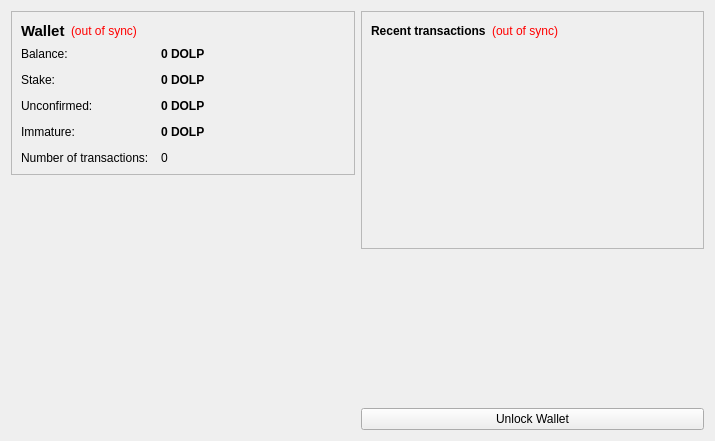
<?xml version="1.0" encoding="UTF-8"?>
<ui version="4.0">
 <class>OverviewPage</class>
 <widget class="QWidget" name="OverviewPage">
  <property name="geometry">
   <rect>
    <x>0</x>
    <y>0</y>
    <width>715</width>
    <height>441</height>
   </rect>
  </property>
  <property name="windowTitle">
   <string>Form</string>
  </property>
  <layout class="QHBoxLayout" name="horizontalLayout" stretch="1,1">
   <item>
    <layout class="QVBoxLayout" name="verticalLayout_2">
     <item>
      <widget class="QFrame" name="frame">
       <property name="frameShape">
        <enum>QFrame::StyledPanel</enum>
       </property>
       <property name="frameShadow">
        <enum>QFrame::Raised</enum>
       </property>
       <layout class="QVBoxLayout" name="verticalLayout_4">
        <item>
         <layout class="QHBoxLayout" name="horizontalLayout_4">
          <item>
           <widget class="QLabel" name="label_5">
            <property name="font">
             <font>
              <pointsize>11</pointsize>
              <weight>75</weight>
              <bold>true</bold>
             </font>
            </property>
            <property name="text">
             <string>Wallet</string>
            </property>
           </widget>
          </item>
          <item>
           <widget class="QLabel" name="labelWalletStatus">
            <property name="toolTip">
             <string>The displayed information may be out of date. Your wallet automatically synchronizes with the DolphinCoin network after a connection is established, but this process has not completed yet.</string>
            </property>
            <property name="styleSheet">
             <string notr="true">QLabel { color: red; }</string>
            </property>
            <property name="text">
             <string notr="true">(out of sync)</string>
            </property>
            <property name="alignment">
             <set>Qt::AlignLeading|Qt::AlignLeft|Qt::AlignVCenter</set>
            </property>
           </widget>
          </item>
          <item>
           <spacer name="horizontalSpacer_2">
            <property name="orientation">
             <enum>Qt::Horizontal</enum>
            </property>
            <property name="sizeHint" stdset="0">
             <size>
              <width>40</width>
              <height>20</height>
             </size>
            </property>
           </spacer>
          </item>
         </layout>
        </item>
        <item>
         <layout class="QFormLayout" name="formLayout_2">
          <property name="fieldGrowthPolicy">
           <enum>QFormLayout::AllNonFixedFieldsGrow</enum>
          </property>
          <property name="horizontalSpacing">
           <number>12</number>
          </property>
          <property name="verticalSpacing">
           <number>12</number>
          </property>
          <item row="0" column="0">
           <widget class="QLabel" name="label">
            <property name="text">
             <string>Balance:</string>
            </property>
           </widget>
          </item>
          <item row="0" column="1">
           <widget class="QLabel" name="labelBalance">
            <property name="font">
             <font>
              <weight>75</weight>
              <bold>true</bold>
             </font>
            </property>
            <property name="cursor">
             <cursorShape>IBeamCursor</cursorShape>
            </property>
            <property name="toolTip">
             <string>Your current balance</string>
            </property>
            <property name="text">
             <string notr="true">0 DOLP</string>
            </property>
            <property name="textInteractionFlags">
             <set>Qt::LinksAccessibleByMouse|Qt::TextSelectableByKeyboard|Qt::TextSelectableByMouse</set>
            </property>
           </widget>
          </item>
          <item row="1" column="0">
           <widget class="QLabel" name="label_6">
            <property name="text">
             <string>Stake:</string>
            </property>
           </widget>
          </item>
          <item row="1" column="1">
           <widget class="QLabel" name="labelStake">
            <property name="font">
             <font>
              <weight>75</weight>
              <bold>true</bold>
             </font>
            </property>
            <property name="cursor">
             <cursorShape>IBeamCursor</cursorShape>
            </property>
            <property name="toolTip">
             <string>Total of coins that was staked, and do not yet count toward the current balance</string>
            </property>
            <property name="text">
             <string notr="true">0 DOLP</string>
            </property>
            <property name="textInteractionFlags">
             <set>Qt::LinksAccessibleByMouse|Qt::TextSelectableByKeyboard|Qt::TextSelectableByMouse</set>
            </property>
           </widget>
          </item>
          <item row="2" column="0">
           <widget class="QLabel" name="label_3">
            <property name="text">
             <string>Unconfirmed:</string>
            </property>
           </widget>
          </item>
          <item row="2" column="1">
           <widget class="QLabel" name="labelUnconfirmed">
            <property name="font">
             <font>
              <weight>75</weight>
              <bold>true</bold>
             </font>
            </property>
            <property name="cursor">
             <cursorShape>IBeamCursor</cursorShape>
            </property>
            <property name="toolTip">
             <string>Total of transactions that have yet to be confirmed, and do not yet count toward the current balance</string>
            </property>
            <property name="text">
             <string notr="true">0 DOLP</string>
            </property>
            <property name="textInteractionFlags">
             <set>Qt::LinksAccessibleByMouse|Qt::TextSelectableByKeyboard|Qt::TextSelectableByMouse</set>
            </property>
           </widget>
          </item>
          <item row="3" column="0">
           <widget class="QLabel" name="labelImmatureText">
            <property name="text">
             <string>Immature:</string>
            </property>
           </widget>
          </item>
          <item row="3" column="1">
           <widget class="QLabel" name="labelImmature">
            <property name="font">
             <font>
              <weight>75</weight>
              <bold>true</bold>
             </font>
            </property>
            <property name="toolTip">
             <string>Mined balance that has not yet matured</string>
            </property>
            <property name="text">
             <string notr="true">0 DOLP</string>
            </property>
            <property name="textInteractionFlags">
             <set>Qt::LinksAccessibleByMouse|Qt::TextSelectableByKeyboard|Qt::TextSelectableByMouse</set>
            </property>
           </widget>
          </item>
          <item row="4" column="0">
           <widget class="QLabel" name="label_2">
            <property name="text">
             <string>Number of transactions:</string>
            </property>
           </widget>
          </item>
          <item row="4" column="1">
           <widget class="QLabel" name="labelNumTransactions">
            <property name="toolTip">
             <string>Total number of transactions in wallet</string>
            </property>
            <property name="text">
             <string notr="true">0</string>
            </property>
           </widget>
          </item>
         </layout>
        </item>
       </layout>
      </widget>
     </item>
     <item>
      <spacer name="verticalSpacer">
       <property name="orientation">
        <enum>Qt::Vertical</enum>
       </property>
       <property name="sizeHint" stdset="0">
        <size>
         <width>20</width>
         <height>40</height>
        </size>
       </property>
      </spacer>
     </item>
     <item>
      <widget class="QLabel" name="label_6">
       <property name="text">
        <string/>
       </property>
       <property name="pixmap">
        <pixmap resource="../bitcoin.qrc">:/images/backg</pixmap>
       </property>
       <property name="scaledContents">
        <bool>false</bool>
       </property>
       <property name="alignment">
        <set>Qt::AlignCenter</set>
       </property>
       <property name="margin">
        <number>-2</number>
       </property>
      </widget>
     </item>
    </layout>
   </item>
   <item>
    <layout class="QVBoxLayout" name="verticalLayout_3">
     <item>
      <widget class="QFrame" name="frame_2">
       <property name="frameShape">
        <enum>QFrame::StyledPanel</enum>
       </property>
       <property name="frameShadow">
        <enum>QFrame::Raised</enum>
       </property>
       <layout class="QVBoxLayout" name="verticalLayout">
        <item>
         <layout class="QHBoxLayout" name="horizontalLayout_2">
          <item>
           <widget class="QLabel" name="label_4">
            <property name="text">
             <string>&lt;b&gt;Recent transactions&lt;/b&gt;</string>
            </property>
           </widget>
          </item>
          <item>
           <widget class="QLabel" name="labelTransactionsStatus">
            <property name="toolTip">
             <string>The displayed information may be out of date. Your wallet automatically synchronizes with the DolphinCoin network after a connection is established, but this process has not completed yet.</string>
            </property>
            <property name="styleSheet">
             <string notr="true">QLabel { color: red; }</string>
            </property>
            <property name="text">
             <string notr="true">(out of sync)</string>
            </property>
            <property name="alignment">
             <set>Qt::AlignRight|Qt::AlignTrailing|Qt::AlignVCenter</set>
            </property>
           </widget>
          </item>
          <item>
           <spacer name="horizontalSpacer">
            <property name="orientation">
             <enum>Qt::Horizontal</enum>
            </property>
            <property name="sizeHint" stdset="0">
             <size>
              <width>40</width>
              <height>20</height>
             </size>
            </property>
           </spacer>
          </item>
         </layout>
        </item>
        <item>
         <widget class="QListView" name="listTransactions">
          <property name="styleSheet">
           <string notr="true">QListView { background: transparent; }</string>
          </property>
          <property name="frameShape">
           <enum>QFrame::NoFrame</enum>
          </property>
          <property name="verticalScrollBarPolicy">
           <enum>Qt::ScrollBarAlwaysOff</enum>
          </property>
          <property name="horizontalScrollBarPolicy">
           <enum>Qt::ScrollBarAlwaysOff</enum>
          </property>
          <property name="selectionMode">
           <enum>QAbstractItemView::NoSelection</enum>
          </property>
         </widget>
        </item>
       </layout>
      </widget>
     </item>
     <item>
      <spacer name="verticalSpacer_2">
       <property name="orientation">
        <enum>Qt::Vertical</enum>
       </property>
       <property name="sizeHint" stdset="0">
        <size>
         <width>20</width>
         <height>40</height>
        </size>
       </property>
      </spacer>
     </item>
     <item>
      <widget class="QPushButton" name="unlockWalletButton">
       <property name="text">
        <string>Unlock Wallet</string>
       </property>
      </widget>
     </item>
    </layout>
   </item>
  </layout>
 </widget>
 <resources>
  <include location="../bitcoin.qrc"/>
 </resources>
 <connections/>
</ui>
